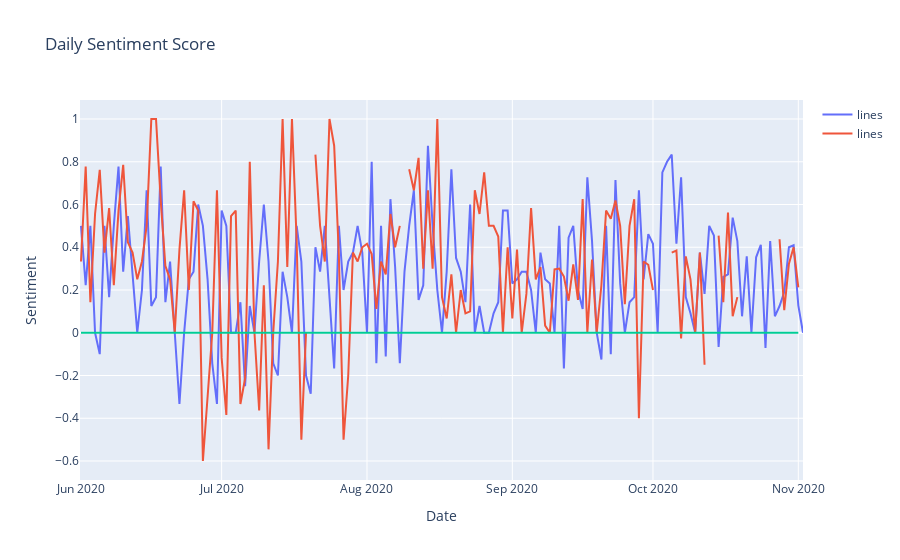

Source (notebook cell):
### Markdown cell above
As we can see, Trump has a lot more likes, mostly because he was just a much more popular person than Biden because of his personality. It seems that around <b>June 2020</b> is when Biden gets a huge jump in popularity making him be on par with Trump in terms of twitter likes.

We can assume that this is because Trump had 4 years to become famous, or infamous, while Biden needed a year of campaigning to get his popularity on part with Trump. We'll be only considering tweets from June 2020, onwards moving forward.

### Code cell
trumpSent = TrumpFinal[TrumpFinal.date > pd.to_datetime('2020-06-01',  infer_datetime_format=True)].groupby([pd.Grouper(key='date', freq='D')]).mean().reset_index()
bidenSent = BidenFinal[BidenFinal.date > pd.to_datetime('2020-06-01',  infer_datetime_format=True)].groupby([pd.Grouper(key='date', freq='D')]).mean().reset_index()
fig = go.Figure()
fig.add_trace(go.Scatter(x=bidenSent.date, y=bidenSent.label,
                    mode='lines',
                    name='lines'))
fig.add_trace(go.Scatter(x=bidenSent.date, y=trumpSent.label,
                    mode='lines',
                    name='lines'))
fig.add_shape(type='line',
                x0=min(trumpSent.date),
                y0=0,
                x1=max(trumpSent.date),
                y1=0,
                line=dict(color='#00CC96',),
                xref='x',
                yref='y'
)
fig.update_layout(title='Daily Sentiment Score',
                   xaxis_title='Date',
                   yaxis_title='Sentiment')
fig.show()

### Figure 1 — Plotly figure (JSON) as saved in the notebook; plotly's stock layout.template omitted (floating-point values rounded to 4 significant figures; data arrays with more than 128 entries replaced by an {"elided": "..."} marker saying what was removed)
{"data": [{"mode": "lines", "name": "lines", "type": "scatter", "x": {"elided": "155 str values"}, "y": {"elided": "155 float values"}}, {"mode": "lines", "name": "lines", "type": "scatter", "x": {"elided": "155 str values"}, "y": {"elided": "154 float values"}}], "layout": {"shapes": [{"line": {"color": "#00CC96"}, "type": "line", "x0": "2020-06-01T00:00:00", "x1": "2020-11-01T00:00:00", "xref": "x", "y0": 0, "y1": 0, "yref": "y"}], "title": {"text": "Daily Sentiment Score"}, "xaxis": {"title": {"text": "Date"}}, "yaxis": {"title": {"text": "Sentiment"}}}}
